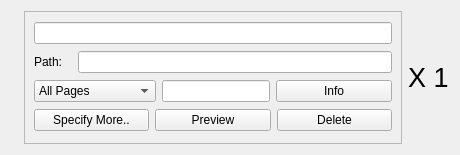
<?xml version="1.0" encoding="UTF-8"?>
<ui version="4.0">
 <class>Object_Order</class>
 <widget class="QFrame" name="Object_Order">
  <property name="geometry">
   <rect>
    <x>0</x>
    <y>0</y>
    <width>460</width>
    <height>155</height>
   </rect>
  </property>
  <property name="sizePolicy">
   <sizepolicy hsizetype="Preferred" vsizetype="Preferred">
    <horstretch>0</horstretch>
    <verstretch>0</verstretch>
   </sizepolicy>
  </property>
  <property name="windowTitle">
   <string>Frame</string>
  </property>
  <property name="autoFillBackground">
   <bool>false</bool>
  </property>
  <layout class="QHBoxLayout" name="horizontalLayout">
   <item>
    <widget class="QLabel" name="label">
     <property name="sizePolicy">
      <sizepolicy hsizetype="Maximum" vsizetype="Minimum">
       <horstretch>0</horstretch>
       <verstretch>0</verstretch>
      </sizepolicy>
     </property>
     <property name="text">
      <string/>
     </property>
    </widget>
   </item>
   <item>
    <widget class="QFrame" name="frame">
     <property name="sizePolicy">
      <sizepolicy hsizetype="Expanding" vsizetype="Minimum">
       <horstretch>0</horstretch>
       <verstretch>0</verstretch>
      </sizepolicy>
     </property>
     <property name="frameShape">
      <enum>QFrame::Shape::StyledPanel</enum>
     </property>
     <property name="frameShadow">
      <enum>QFrame::Shadow::Raised</enum>
     </property>
     <layout class="QVBoxLayout" name="verticalLayout">
      <item>
       <layout class="QHBoxLayout" name="horizontalLayout_3">
        <item>
         <widget class="QLineEdit" name="Object_Name">
          <property name="readOnly">
           <bool>true</bool>
          </property>
         </widget>
        </item>
       </layout>
      </item>
      <item>
       <layout class="QHBoxLayout" name="horizontalLayout_5">
        <item>
         <widget class="QLabel" name="label_3">
          <property name="text">
           <string>Path:   </string>
          </property>
         </widget>
        </item>
        <item>
         <widget class="QLineEdit" name="File_Path_Line">
          <property name="readOnly">
           <bool>true</bool>
          </property>
         </widget>
        </item>
       </layout>
      </item>
      <item>
       <layout class="QHBoxLayout" name="HLayout_specifyfilepages">
        <item>
         <widget class="QComboBox" name="Specify_pages_comboBox">
          <property name="sizePolicy">
           <sizepolicy hsizetype="Preferred" vsizetype="Fixed">
            <horstretch>0</horstretch>
            <verstretch>0</verstretch>
           </sizepolicy>
          </property>
          <item>
           <property name="text">
            <string>All Pages</string>
           </property>
          </item>
          <item>
           <property name="text">
            <string>Jumlah Halaman</string>
           </property>
          </item>
          <item>
           <property name="text">
            <string>Specific Pages</string>
           </property>
          </item>
          <item>
           <property name="text">
            <string>Interval Pages</string>
           </property>
          </item>
         </widget>
        </item>
        <item>
         <widget class="QLineEdit" name="Parsing_input">
          <property name="sizePolicy">
           <sizepolicy hsizetype="Maximum" vsizetype="Fixed">
            <horstretch>0</horstretch>
            <verstretch>0</verstretch>
           </sizepolicy>
          </property>
          <property name="readOnly">
           <bool>true</bool>
          </property>
         </widget>
        </item>
        <item>
         <widget class="QPushButton" name="Info_Specify_BTN">
          <property name="text">
           <string>Info</string>
          </property>
         </widget>
        </item>
       </layout>
      </item>
      <item>
       <layout class="QHBoxLayout" name="horizontalLayout_6">
        <item>
         <widget class="QPushButton" name="Specify_Btn">
          <property name="text">
           <string>Specify More..</string>
          </property>
         </widget>
        </item>
        <item>
         <widget class="QPushButton" name="Preview_Sequence_Page_Button">
          <property name="text">
           <string>Preview</string>
          </property>
         </widget>
        </item>
        <item>
         <widget class="QPushButton" name="Delete_Button">
          <property name="text">
           <string>Delete</string>
          </property>
         </widget>
        </item>
       </layout>
      </item>
     </layout>
    </widget>
   </item>
   <item>
    <widget class="QLabel" name="Repetition_Label">
     <property name="enabled">
      <bool>true</bool>
     </property>
     <property name="sizePolicy">
      <sizepolicy hsizetype="Fixed" vsizetype="Fixed">
       <horstretch>0</horstretch>
       <verstretch>0</verstretch>
      </sizepolicy>
     </property>
     <property name="font">
      <font>
       <pointsize>20</pointsize>
      </font>
     </property>
     <property name="text">
      <string>X 1</string>
     </property>
    </widget>
   </item>
  </layout>
 </widget>
 <resources/>
 <connections/>
</ui>
